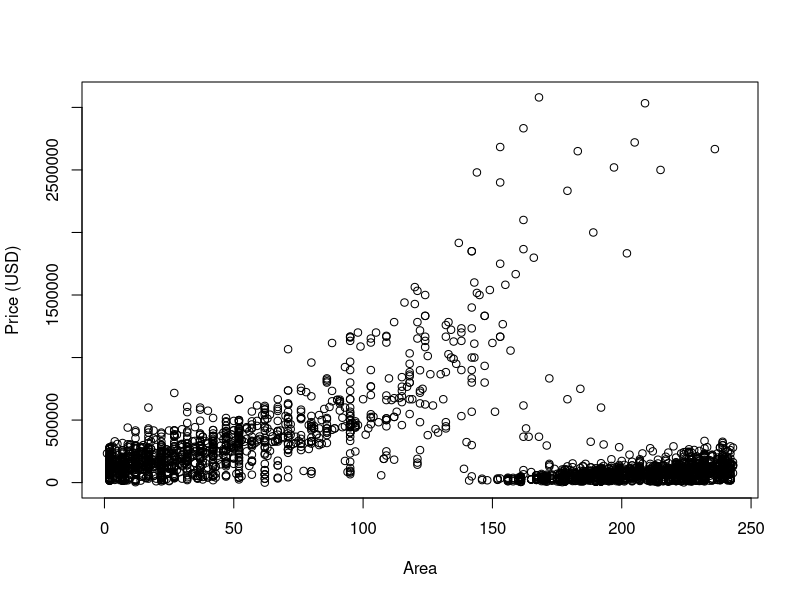
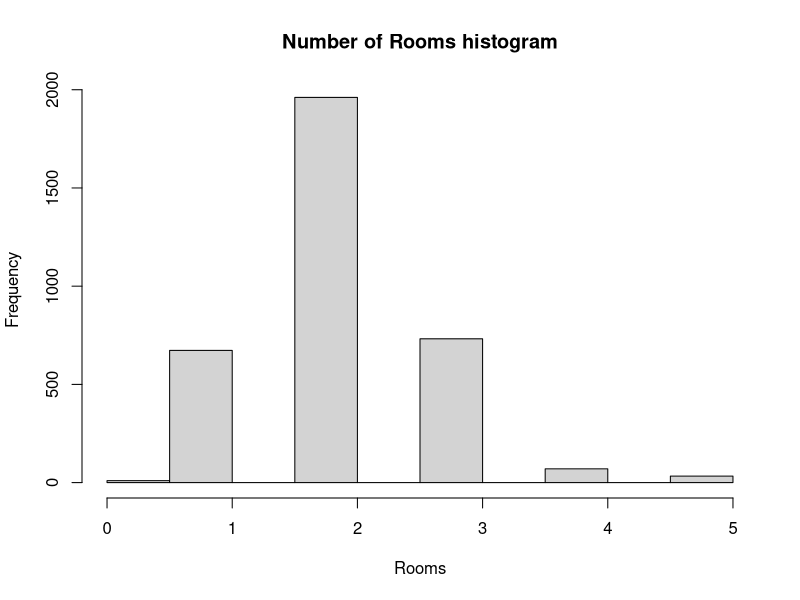
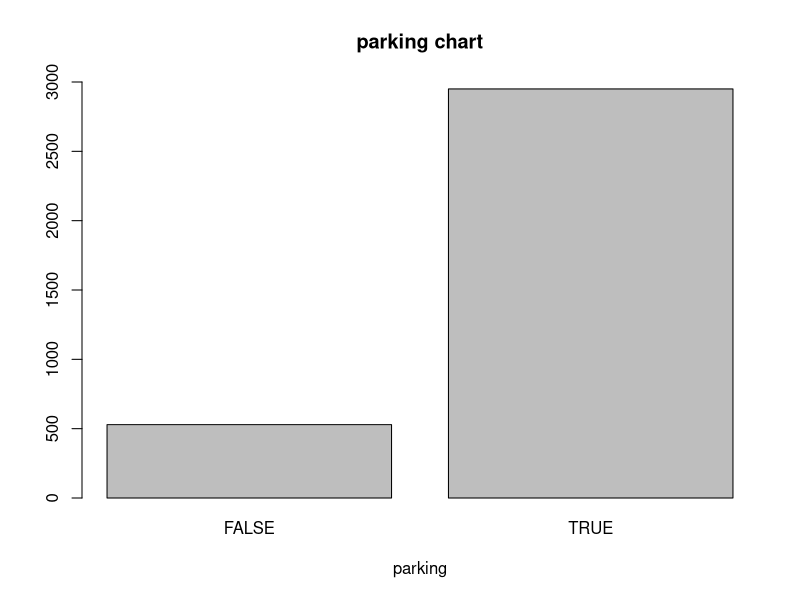
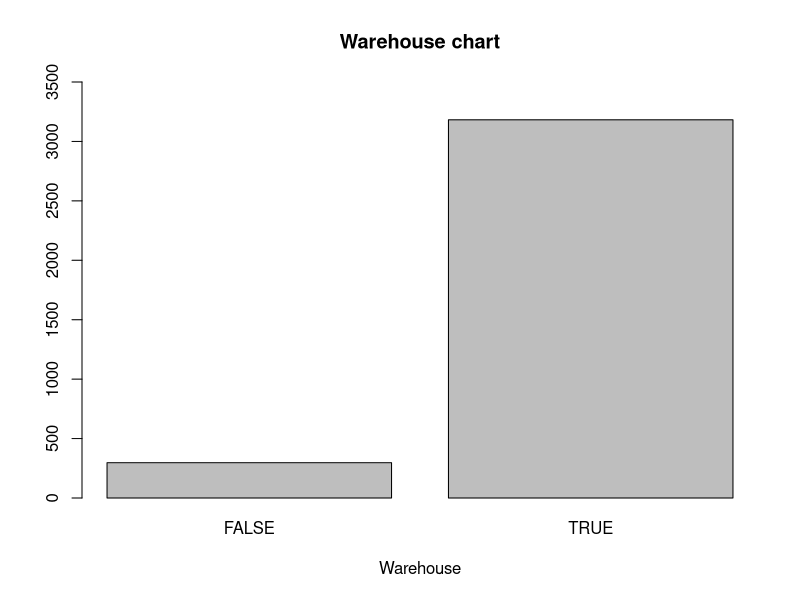
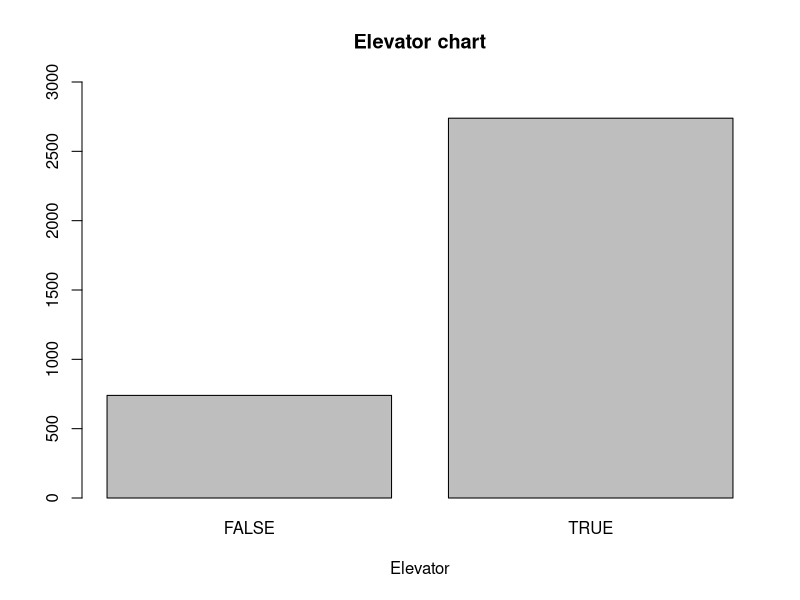

Reproduce these figures in R, in order. (Note: this script raises an error after producing the figures.)
#data entry & data visualization

house=read.csv("housePrice.csv")
summary(house)
house$Area=as.numeric(factor(house$Area))
house$Parking=factor(house$Parking)
house$Warehouse=factor(house$Warehouse)
house$Elevator=factor(house$Elevator)
house$Address=factor(house$Address)
summary(house)

plot(house$Price.USD. ~ house$Area, xlab="Area", ylab = "Price (USD)")
hist(house$Room, main = "Number of Rooms histogram",xlab="Rooms" )
plot(house$Parking, main = "parking chart",xlab="parking",ylim=c(0,3000)  )
plot(house$Warehouse, main = "Warehouse chart",xlab="Warehouse", ylim=c(0,3500) )
plot(house$Elevator, main = "Elevator chart",xlab="Elevator",ylim=c(0,3000) )
barplot(house$Address, main = "Address histogram",xlab="Address" )

#data pre-process:
##Area: outlier
##price: unnecessary field
##price.USD. : missing values

Area_LL1=0.3*quantile(house$Area,0.01) #outlier treatment
Area_UL2=3*quantile(house$Area,0.99) #outlier treatment
Area_LL1
Area_UL2
house$Area[house$Area<Area_LL1]=Area_LL1 #outlier treatment
house$Area[house$Area>Area_UL2]=Area_UL2 #outlier treatment

house=house[,-7] #unnecessary field

empty=which(is.na(house$Price.USD.)) #missing value treatment
house=house[-empty,] #missing value treatment

Price_LL1=0.3*quantile(house$Price.USD.,0.01) #outlier treatment
Price_UL1=3*quantile(house$Price.USD.,0.99) #outlier treatment
Price_LL1
Price_UL1
house$Price.USD.[house$Price.USD.<Price_LL1]=Price_LL1 #outlier treatment
house$Price.USD.[house$Price.USD.>Price_UL1]=Price_UL1 #outlier treatment

#variables transformation
unique_addresses=unique(house$Address)
write.csv(unique_addresses,"Adress.csv")
write.csv(house,"New_House.csv")
house=read.csv("New_House.csv")
house=house[,c(-1,-7,-10,-11)]

#dummy variable
house$Parking=factor(house$Parking)
house$Warehouse=factor(house$Warehouse)
house$Elevator=factor(house$Elevator)
house$New_address=factor(house$New_address)

house=dummy.data.frame(house)  #dummy variables
house=house[,c(-3,-5,-7,-10)]  #dummy variables
cor(house)

#train-test split
set.seed(0)  
x=sample.split(house, SplitRatio=0.8)  
training_set= subset(house, x==TRUE)  
test_set= subset(house, x==FALSE) 

#creating the model
linear_model1=lm(Price.USD.~ . ,data=training_set)
summary(linear_model1)

z1=predict(linear_model1, training_set)
z2=predict(linear_model1, test_set)  
mean((training_set$dependent_variable-z1)^2)  
mean((test_set$dependent_variable-z2)^2) 

##best subset selection
x1=regsubsets(Price.USD.~ . ,data=house, nvmax=6)  
summary(x1)
summary(x1)$adjr2  
y= which.max(summary(x1)$adjr2)  
coef(x1)  
coef(x1, y) 
